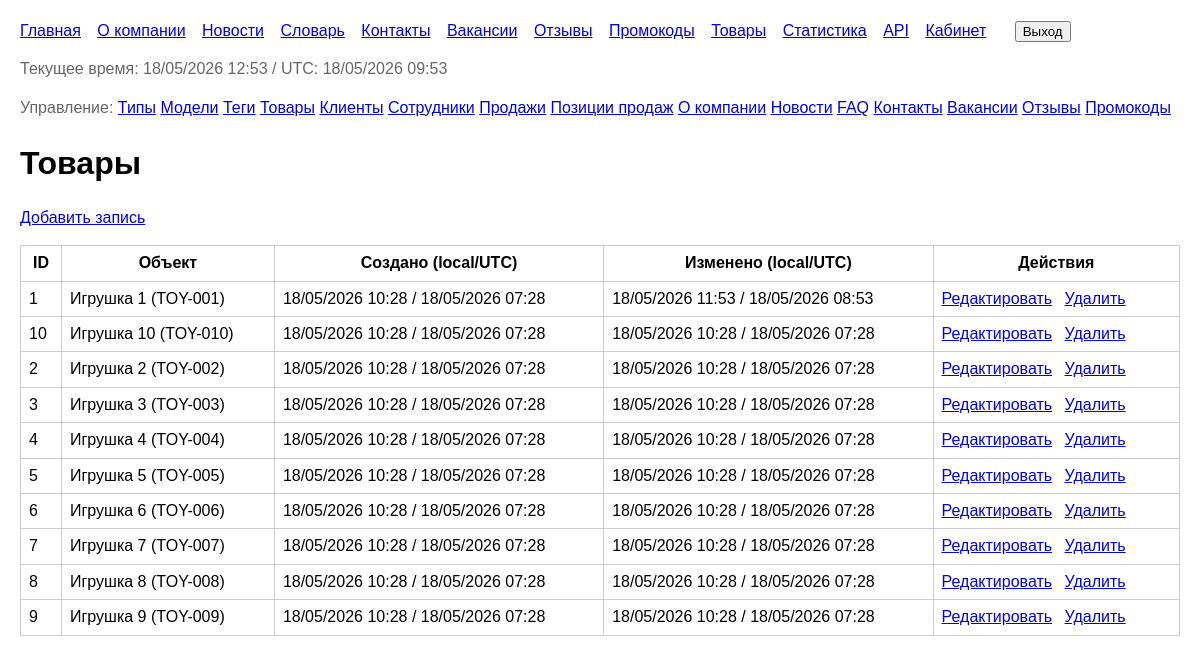
Page /manage/products/ (signed in) on the committed database.
### catalog/models.py (models this page shows, shortened)
class TimeStampedModel(models.Model):
    created_at = models.DateTimeField(auto_now_add=True)
    updated_at = models.DateTimeField(auto_now=True)
    class Meta:
        abstract = True

class Product(TimeStampedModel):
    code = models.CharField(max_length=30, unique=True)
    name = models.CharField(max_length=200)
    product_type = models.ForeignKey(ProductType, on_delete=models.PROTECT, related_name='products')
    toy_model = models.ForeignKey(ToyModel, on_delete=models.PROTECT, related_name='products')
    tags = models.ManyToManyField(Tag, blank=True, related_name='products')
    price = models.DecimalField(max_digits=10, decimal_places=2, validators=[MinValueValidator(Decimal('0.01'))])
    is_active = models.BooleanField(default=True)
    class Meta:
        ordering = ['name']
    def __str__(self):
        return f'{self.name} ({self.code})'

### catalog/views.py (the view)
# urls.py: re_path(r'^manage/(?P<model_key>[\w-]+)/$', views.model_list, name='model_list'),
@login_required
@user_passes_test(is_staff_user)
def model_list(request, model_key):
    spec = get_spec(model_key)
    objects = spec['model'].objects.all()
    return render(request, 'catalog/generic_list.html', page_context(model_key=model_key, title=spec['title'], objects=objects))

### catalog/views.py (called while the page is built)
def is_staff_user(user):
    return user.is_authenticated and (user.is_staff or user.is_superuser)

def get_spec(model_key):
    if model_key not in MODEL_SPECS:
        raise ValueError(f'Неизвесная сущность: {model_key}')
    return MODEL_SPECS[model_key]

def page_context(**kwargs):
    ctx = {'current_dt': timezone.now()}
    ctx.update(kwargs)
    return ctx

### templates/catalog/generic_list.html (shortened to what this page needs)
{% extends 'catalog/base.html' %}
{% load tz %}
{% block content %}
<h1>{{ title }}</h1>
<p><a href="{% url 'catalog:model_create' model_key %}">Добавить запись</a></p>
<table>
    <tr>
        <th>ID</th>
        <th>Объект</th>
        <th>Создано (local/UTC)</th>
        <th>Изменено (local/UTC)</th>
        <th>Действия</th>
    </tr>
    {% for obj in objects %}
        <tr>
            <td>{{ obj.id }}</td>
            <td>{{ obj }}</td>
            <td>{{ obj.created_at|localtime|date:'d/m/Y H:i' }} / {{ obj.created_at|utc|date:'d/m/Y H:i' }}</td>
            <td>{{ obj.updated_at|localtime|date:'d/m/Y H:i' }} / {{ obj.updated_at|utc|date:'d/m/Y H:i' }}</td>
            <td class="actions">
                <a href="{% url 'catalog:model_update' model_key obj.id %}">Редактировать</a>
                <a href="{% url 'catalog:model_delete' model_key obj.id %}">Удалить</a>
            </td>
        </tr>
    {% empty %}
        <tr><td colspan="5">Нет записей.</td></tr>
    {% endfor %}
</table>
{% endblock %}

### templates/catalog/base.html (style rules this page uses)
body { font-family: Arial, sans-serif; margin: 20px; line-height: 1.4; }
table { border-collapse: collapse; width: 100%; margin: 12px 0; }
th, td { border: 1px solid #ccc; padding: 6px 8px; vertical-align: top; }
.actions a { margin-right: 8px; }

### rows in the picture
Product: id "1", name+code "Игрушка 1 (TOY-001)", created_at "18/05/2026 10:28", created_at|utc "18/05/2026 07:28", updated_at "18/05/2026 11:53", updated_at|utc "18/05/2026 08:53"
Product: id "10", name+code "Игрушка 10 (TOY-010)", created_at "18/05/2026 10:28", created_at|utc "18/05/2026 07:28", updated_at "18/05/2026 10:28", updated_at|utc "18/05/2026 07:28"
Product: id "2", name+code "Игрушка 2 (TOY-002)", created_at "18/05/2026 10:28", created_at|utc "18/05/2026 07:28", updated_at "18/05/2026 10:28", updated_at|utc "18/05/2026 07:28"
Product: id "3", name+code "Игрушка 3 (TOY-003)", created_at "18/05/2026 10:28", created_at|utc "18/05/2026 07:28", updated_at "18/05/2026 10:28", updated_at|utc "18/05/2026 07:28"
Product: id "4", name+code "Игрушка 4 (TOY-004)", created_at "18/05/2026 10:28", created_at|utc "18/05/2026 07:28", updated_at "18/05/2026 10:28", updated_at|utc "18/05/2026 07:28"
Product: id "5", name+code "Игрушка 5 (TOY-005)", created_at "18/05/2026 10:28", created_at|utc "18/05/2026 07:28", updated_at "18/05/2026 10:28", updated_at|utc "18/05/2026 07:28"
Product: id "6", name+code "Игрушка 6 (TOY-006)", created_at "18/05/2026 10:28", created_at|utc "18/05/2026 07:28", updated_at "18/05/2026 10:28", updated_at|utc "18/05/2026 07:28"
Product: id "7", name+code "Игрушка 7 (TOY-007)", created_at "18/05/2026 10:28", created_at|utc "18/05/2026 07:28", updated_at "18/05/2026 10:28", updated_at|utc "18/05/2026 07:28"
Product: id "8", name+code "Игрушка 8 (TOY-008)", created_at "18/05/2026 10:28", created_at|utc "18/05/2026 07:28", updated_at "18/05/2026 10:28", updated_at|utc "18/05/2026 07:28"
Product: id "9", name+code "Игрушка 9 (TOY-009)", created_at "18/05/2026 10:28", created_at|utc "18/05/2026 07:28", updated_at "18/05/2026 10:28", updated_at|utc "18/05/2026 07:28"

### other values in the picture
{{ title }} "Товары"
